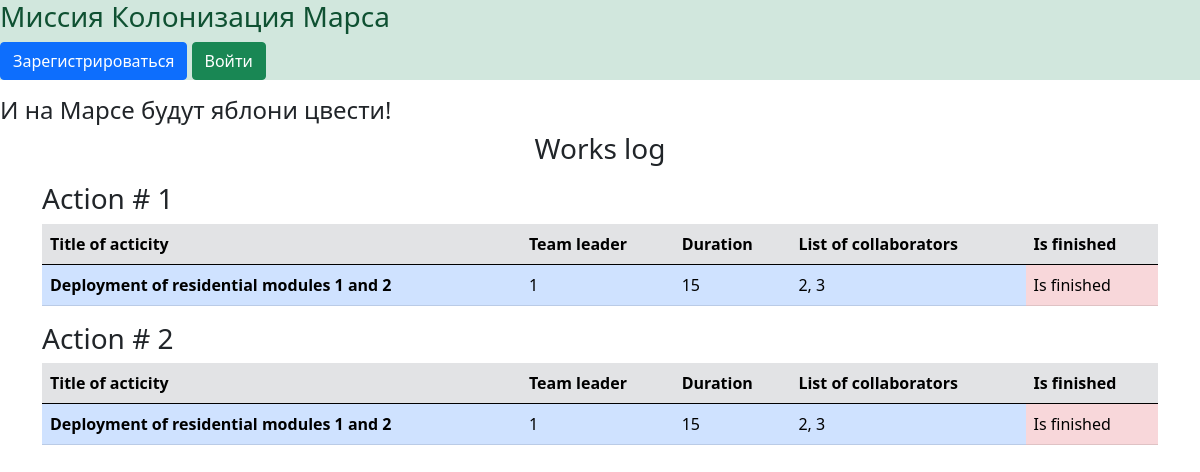
Before: / with the older database file.
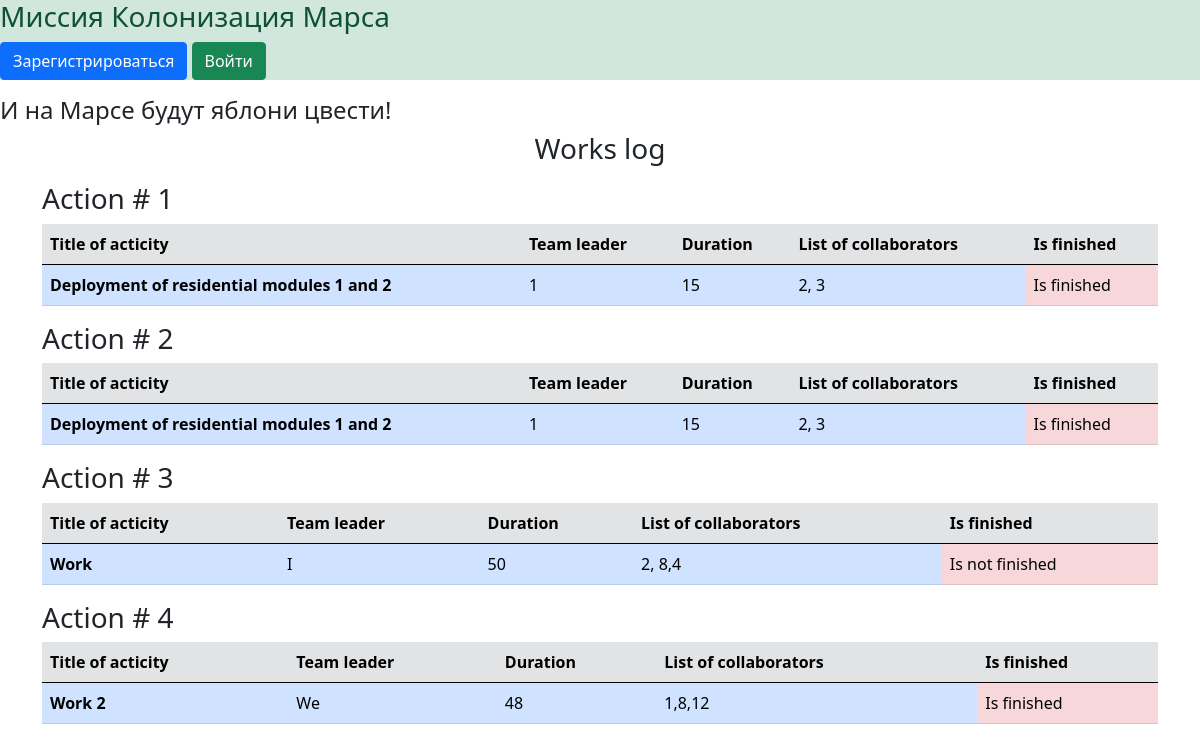
After: the same page with the newer database file.
### data/jobs.py (models this page shows)
class Jobs(SqlAlchemyBase):
    __tablename__ = 'jobs'
    user = orm.relationship('User')
    id = sqlalchemy.Column(sqlalchemy.Integer,
                           primary_key=True, autoincrement=True)
    team_leader = sqlalchemy.Column(sqlalchemy.Integer,
                                    sqlalchemy.ForeignKey("users.id"))
    job = sqlalchemy.Column(sqlalchemy.String, nullable=True)
    work_size = sqlalchemy.Column(sqlalchemy.Integer, nullable=True)
    collaborators = sqlalchemy.Column(sqlalchemy.String, nullable=True)
    start_date = sqlalchemy.Column(sqlalchemy.DateTime,
                                   default=datetime.datetime.now())
    end_date = sqlalchemy.Column(sqlalchemy.DateTime,
                                 default=datetime.datetime.now())
    is_finished = sqlalchemy.Column(sqlalchemy.Boolean)

### main.py (the view)
@app.route('/')
def works_log():
    db_sess = db_session.create_session()
    content = db_sess.query(Jobs).all()
    return render_template('index.html', data=list(content))

### data/db_session.py (called while the page is built)
def create_session() -> Session:
    global __factory
    return __factory()

### templates/index.html
{% extends "base.html" %}
{% block content %}
<h3><p align="center">Works log</p></h3>
{% for item in data %}
<h3>Action # {{item["id"]}}</h3>
    <table class="table">
  <thead class="table-secondary">
    <tr>
      <th scope="col">Title of acticity</th>
      <th scope="col">Team leader</th>
      <th scope="col">Duration</th>
      <th scope="col">List of collaborators</th>
        <th scope="col">Is finished</th>
    </tr>
  </thead>
  <tbody>
    <tr class="danger">
      <th scope="row" class="table-primary">{{item["job"].capitalize()}}</th>
      <td class="table-primary">{{item["team_leader"]}}</td>
      <td class="table-primary">{{item["work_size"]}}</td>
      <td class="table-primary">{{item["collaborators"]}}</td>
      <td class="table-danger">{{'Is not finished' if item["is_finished"] else 'Is finished'}}</td>
    </tr>
  </tbody>
</table>
{% endfor %}
{% endblock %}

### templates/base.html (shortened to what this page needs)
<!DOCTYPE html>
<html lang="en">
<head>
    <link rel="stylesheet"
          href="https://cdn.jsdelivr.net/npm/bootstrap@5.0.0-beta1/dist/css/bootstrap.min.css"
>
</head>
<body>
<header>
    <div class="alert-success", role="alert">
        <h3>Миссия Колонизация Марса</h3>
        {% if current_user.is_authenticated %}
    <a class="navbar-brand" href="/logout">{{ current_user.name }}</a>
{% else %}
    <p>
        <a class="btn btn-primary " href="/register">Зарегистрироваться</a>
        <a class="btn btn-success" href="/login">Войти</a>
    </p>
{% endif %}
    </div>
    <h4>И на Марсе будут яблони цвести!</h4>
</header>
<main role="main" class="container">
    {% block content %}{% endblock %}
</main>
</body>
</html>

Changed rows visible on the page:
added Jobs: id "3", job "Work", team_leader "I", work_size "50", collaborators "2, 8,4", is_finished "Is not finished"
added Jobs: id "4", job "Work 2", team_leader "We", work_size "48", collaborators "1,8,12", is_finished "Is finished"
